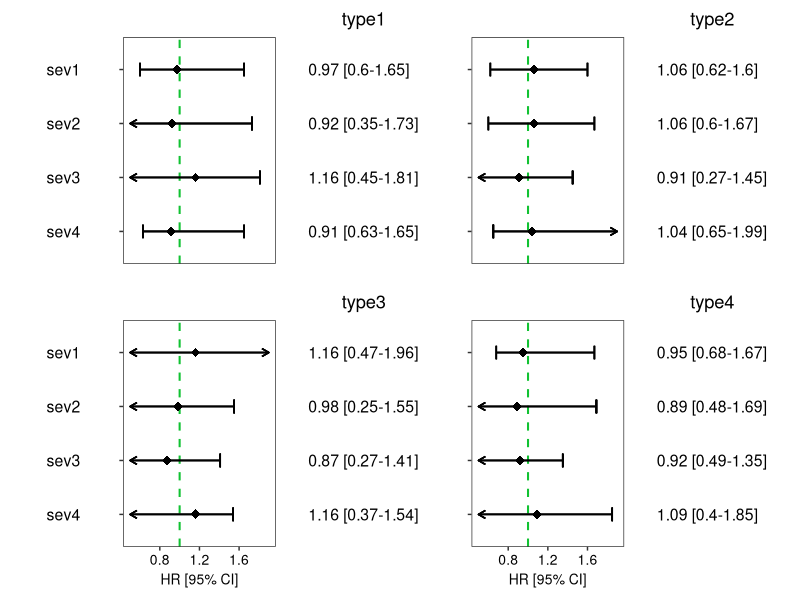

This figure's R source:
library(ggplot2)
library(dplyr)
library(readxl)
library(stringr)
library(patchwork)



#Generate some random data
data <- data.frame(
  type = rep(c("type1", "type2", "type3", "type4"), 4),
  sev = rep(c("sev1", "sev2", "sev3", "sev4"), each=4),
  HR = round(runif(16, min=0.8, max=1.2),2),
  lower = round(runif(16, min=0.2, max=0.69),2),
  upper = round(runif(16, min=1.31, max=2),2)
) %>% 
  mutate(label = paste(HR, " [", lower, "-", upper, "]", sep=""),
         sev = factor(sev, levels=c("sev4", "sev3", "sev2", "sev1"))) #just to order them around




# Overall sevs column
tab0 <- data %>% 
  filter(type=="type1") %>% #this selection here doesn't really matter
  ggplot()+
  geom_text(aes(y = sev, x = 1.2, label=sev, hjust=0), size = 4) +
  ylab(NULL) + xlab(NULL) +
  theme_bw()+
  theme(plot.margin=unit(c(.1,.1,.1,.1), "cm"),
        plot.title = element_text(hjust = 0.5, size=11, face = "bold"),
        axis.text.x = element_text(color="white", size = 11),
        axis.line = element_blank(),
        axis.ticks = element_blank(),
        axis.title.y = element_blank(),
        legend.position = "none",
        panel.background = element_blank(),
        panel.border = element_blank(),
        panel.grid.major = element_blank(), #these just get rid of borders
        panel.grid.minor = element_blank(),
        plot.background = element_blank(),
        axis.text.y = element_blank())+
  xlim(1,1.5)





#define function for graphical parts of the whole product
grapher <- function(typestr, #tells how to subset the data
                    bottom=F, #for the x-axis title
                    bound_lower=.5, #these bounds are for the arrowheads (you can also change them when calling the function out in the bottom part of the code)
                    bound_upper=1.9){
  data <- data %>% 
    filter(type==typestr) #filter out the wished subset
  
  res <- data %>% 
    ggplot(aes(y = sev, x = HR)) +
    geom_vline(xintercept = 1, color = "#11c232", linetype = "dashed", cex = .7, alpha = 1) +
    geom_point(shape = 18, size = 3) +  
    scale_x_continuous(name = "HR [95% CI]", limits = c(bound_lower, bound_upper))+
    ylab(" ") + 
    theme_bw()+
    theme(plot.margin=unit(c(.1,.1,.1,.1), "cm"),
          panel.background = element_blank(),
          panel.grid.major = element_blank(),
          panel.grid.minor = element_blank(),
          axis.line = element_blank(),
          axis.text.y = element_blank(),
          axis.text.x.bottom = element_text(size = 10, colour = "black"),
          axis.title.x = element_text(size = 10, colour = "black"),
          plot.title = element_text(face = "bold"))
  
  #x-axis title only for graphs in the bottom part of the whole combined graph
  if(bottom==F){
    res <- res +
      theme(axis.title.x = element_blank(),
            axis.text.x.bottom = element_blank(),
            axis.ticks.x = element_blank())
  }
  
  #arrows for those CI-s which exceed limits
  #the loop basically checks for each datapoint, if its bounds exceed the limits given (bound_lower and bound_upper)
  lower <- data$lower
  upper <- data$upper
  sev <- data$sev
  
  for(i in 1:nrow(data)){
    if(is.na(lower[i])) { #do we have info on the CI (will leave empty line in the graph if TRUE)?
      #do nothing
    } else{
      if(lower[i] > bound_lower & upper[i] < bound_upper){ #are all bounds between boundaries?
        res <- res +
          geom_errorbarh(aes_(xmin = lower[i], xmax = upper[i],y = sev[i]), height = 0.25)
      } else if(lower[i] <= bound_lower & upper[i] >= bound_upper){ #are both bounds out of boundaries?
        res <- res +
          geom_segment(aes_(x = bound_lower, xend = bound_upper,y = sev[i], yend = sev[i]),
                       arrow = arrow(length=unit(0.20,"cm"), ends="both", type = "open"))
      } else if(lower[i] > bound_lower & upper[i] >= bound_upper){ #is upper bound out of scope?
        res <- res+
          geom_segment(aes_(x = lower[i], xend = bound_upper, y = sev[i], yend = sev[i]),
                       arrow = arrow(length=unit(0.20,"cm"), ends = "last", type = "open")) +
          geom_errorbarh(aes_(xmin = lower[i], xmax = lower[i], y = sev[i]), height = 0.25)
      } else{ #is lower bound out of scope?
        res <- res+
          geom_segment(aes_(x = bound_lower, xend = upper[i], y = sev[i], yend = sev[i]),
                       arrow = arrow(length=unit(0.20,"cm"), ends="first", type = "open")) +
          geom_errorbarh(aes_(xmin = upper[i], xmax = upper[i], y = sev[i]), height = 0.25)
      }
    }
  }
  res
}



#function for the textual parts of the whole graph
tabber <- function(typestr, title){
  data %>% 
    filter(type==typestr) %>% 
    ggplot()+
    geom_text(aes(y = sev, x = 1.05, label=label, hjust=0), size = 4) +
    ylab(NULL) + xlab(NULL) +
    theme_bw()+
    theme(axis.text.x = element_text(color="white", size = 11),
          axis.line = element_blank(),
          axis.ticks = element_blank(),
          axis.title.y = element_blank(),
          legend.position = "none",
          panel.background = element_blank(),
          panel.border = element_blank(),
          panel.grid.major = element_blank(),
          panel.grid.minor = element_blank(),
          plot.background = element_blank(),
          plot.margin=unit(c(.1,.1,.1,.1), "cm"),
          axis.text.y = element_blank(),
          plot.title = element_text(hjust = .5))+
    xlim(1, 1.5)+
    ggtitle(title)
}





#test it out
tab0 + grapher("type1") + tabber("type1", "type1") +
  grapher("type2") + tabber("type2", "type2") +
  tab0 +
  grapher("type3", bottom=T) + tabber("type3", "type3") +
  grapher("type4", bottom=T) + tabber("type4", "type4") +
  plot_layout(ncol=5,
              widths = c(.15, rep(.3, 4))) #plot_layout adjusts the characteristics of the whole combined graph



